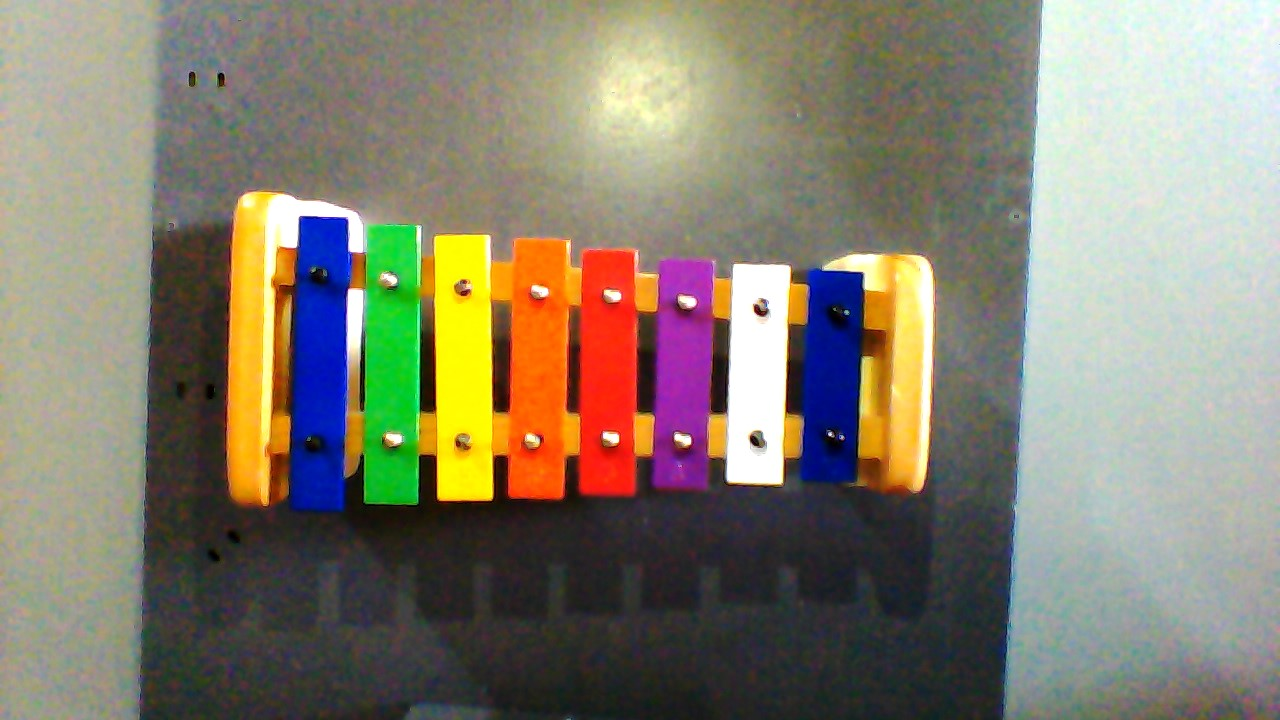
#> input picture computervision/EwanCV/Xylophone.jpeg, 1280 x 720 px, given in place of the camera
$ python LiveEdge.py
#> lines starting #> are read from the running program, lines starting #| are printed output that depends on the picture; after the words box and inside, x2 and y2 are one past the last pixel; in counts of white or black regions, pixels touching at a corner belong together
import numpy as np
import cv2

cap = cv2.VideoCapture(1)
pready = False
bready = False
gready = False
while(True):
    ret, frame = cap.read()
#> frame is the input picture: shape (720, 1280, 3); mean B, G, R 111.9, 128.6, 134.3

    hsv = cv2.cvtColor(frame, cv2.COLOR_BGR2HSV)
#> hsv: shape (720, 1280, 3); mean H, S, V 59.2, 71.7, 146.7
    blur = cv2.GaussianBlur(frame, (9, 9), 0)
    edges = cv2.Canny(blur, 100, 200)
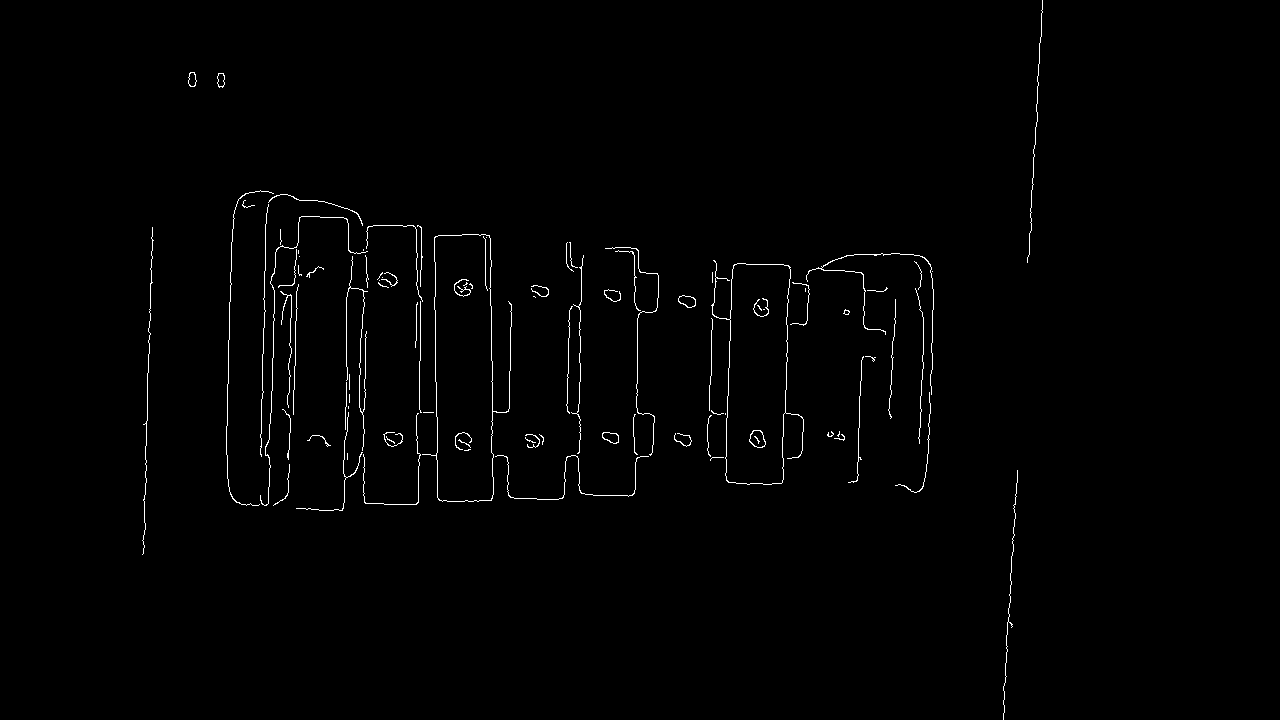
#> edges: shape (720, 1280); 0.96% white in thin lines or dots, all inside (x1, y1, x2, y2) = (142, 0, 1043, 720)
    cv2.imshow('Edges', edges)

# !!!!PURPLE!!!!

    lower_purple = np.array([140, 120, 40])
    upper_purple = np.array([170, 170, 110])

    mask = cv2.inRange(hsv, lower_purple, upper_purple)
#> mask: shape (720, 1280); 0.05% white in thin lines or dots, all inside (x1, y1, x2, y2) = (140, 255, 930, 700)
    kernel = np.ones((7, 7), np.uint8)
    dilatemask = cv2.dilate(mask, kernel, iterations=1)
#> dilatemask: shape (720, 1280); 0.52% white; 37 white regions, largest, box (x1, y1, x2, y2) and area: (645, 456, 713, 497) 1066, (637, 312, 660, 417) 983, (505, 515, 524, 526) 163
    resp = cv2.bitwise_and(frame, frame, mask=dilatemask)

    resp2 = cv2.bitwise_and(edges, edges, mask=dilatemask)
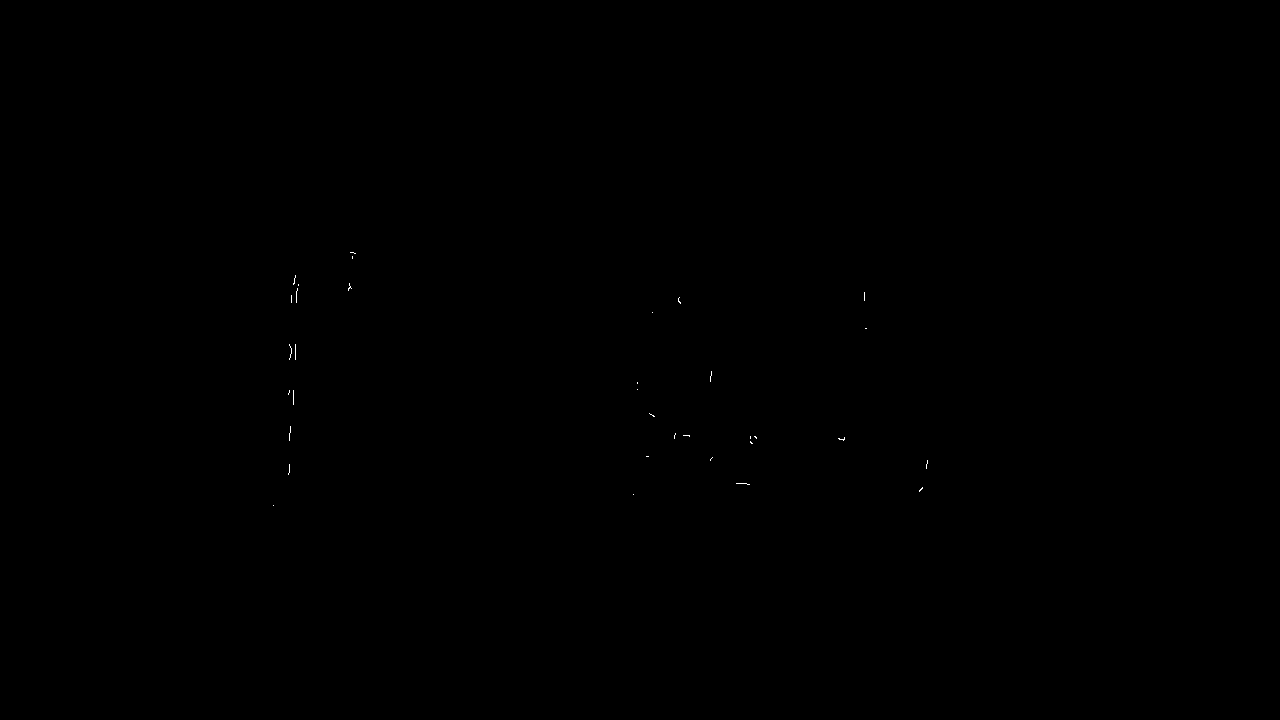
#> resp2: shape (720, 1280); 0.03% white in thin lines or dots, all inside (x1, y1, x2, y2) = (273, 252, 928, 506)

    purpcnts = cv2.findContours(resp2.copy(),
                                 cv2.RETR_EXTERNAL,
                                 cv2.CHAIN_APPROX_SIMPLE)[-2]
#> purpcnts = 34 contours, all with area under 20
    if len(purpcnts) > 0:
        green_area = max(purpcnts, key=cv2.contourArea)
#> green_area = [[922, 487], [919, 490], [919, 491], [922, 488]]
        (xg, yg, wg, hg) = cv2.boundingRect(green_area)
#> xg = 919; yg = 487; wg = 4; hg = 5
        if hg > 137:
            test12=1
            #print(hg)
            #print(wg)

    if 145 > hg > 137 and 38 > wg > 30:
        pready = True
        purplex = xg
        purpley = yg
        purpleh = hg
        purplew = wg
        purplecx = int(purplex + (purplew/2))
        purplecy = int(purpley + (purpleh/2))
        #print('done')


#!!!!SMALLBLUE!!!!

    lower_blue = np.array([100, 50, 20])
    upper_blue = np.array([130, 255, 100])

    mask = cv2.inRange(hsv, lower_blue, upper_blue)
#> mask: shape (720, 1280); 3.1% white; 631 white regions (417 under 20 px), largest, box (x1, y1, x2, y2) and area: (770, 274, 869, 543) 3483, (873, 636, 961, 672) 1162, (812, 552, 870, 604) 1017
    kernel = np.ones((7, 7), np.uint8)
    dilatemask = cv2.dilate(mask, kernel, iterations=1)
#> dilatemask: shape (720, 1280); 10.7% white; 195 white regions, largest, box (x1, y1, x2, y2) and area: (722, 493, 1016, 720) 29116, (666, 268, 888, 612) 15987, (259, 536, 398, 636) 5235
    resb = cv2.bitwise_and(frame, frame, mask=dilatemask)

    resb2 = cv2.bitwise_and(edges, edges, mask=dilatemask)
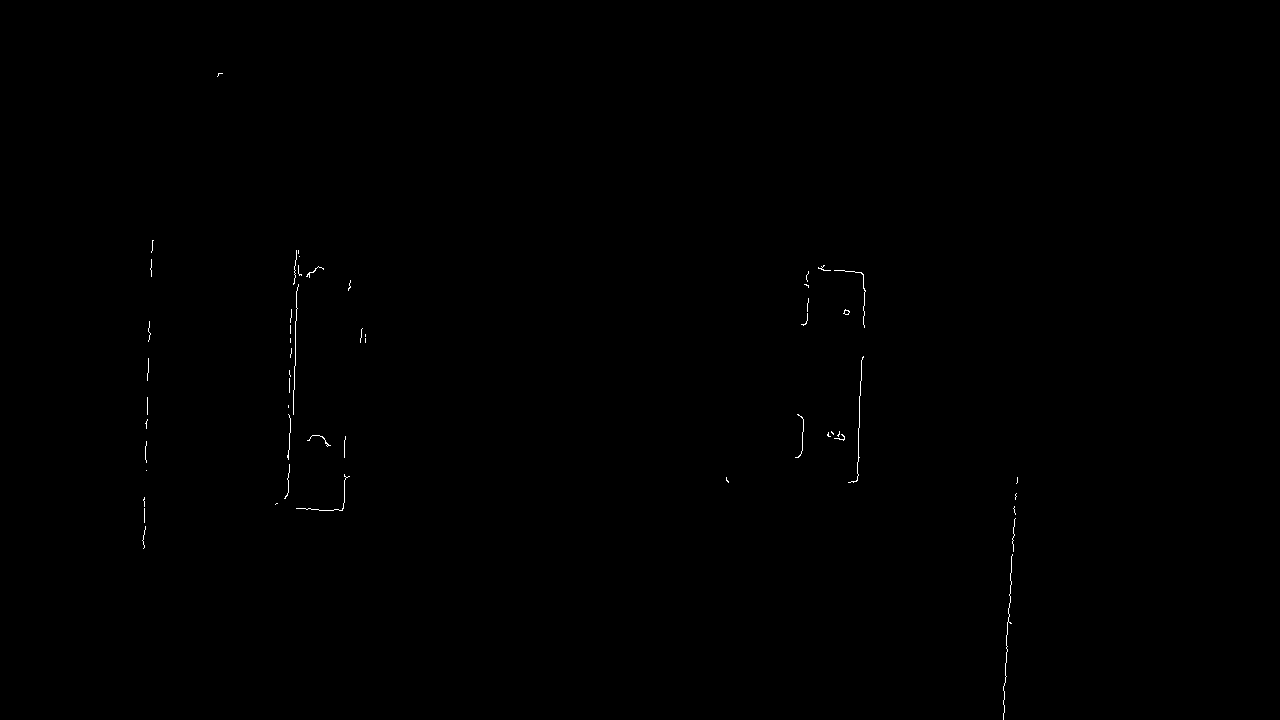
#> resb2: shape (720, 1280); 0.15% white in thin lines or dots, all inside (x1, y1, x2, y2) = (142, 73, 1018, 720)

    bluecnts = cv2.findContours(resb2.copy(),
                                cv2.RETR_EXTERNAL,
                                cv2.CHAIN_APPROX_SIMPLE)[-2]
#> bluecnts = 54 contours, all with area under 20
    if len(bluecnts) > 0:
        green_area = max(bluecnts, key=cv2.contourArea)
#> green_area = contour of 12 points, box (x1, y1, x2, y2) (843, 309, 850, 315), area 19
        (xg, yg, wg, hg) = cv2.boundingRect(green_area)
#> xg = 843; yg = 309; wg = 7; hg = 6
        #if hg > 137:
        #print(hg)
        #print(wg)

    if 135 > hg > 125 and 40 > wg > 30:
        bready = True
        bluex = xg
        bluey = yg
        blueh = hg
        bluew = wg
        bluecx = int(bluex + (bluew / 2))
        bluecy = int(bluey + (blueh / 2))
        print('done')


#!!!!GREEN!!!!

    lower_green = np.array([0, 0, 0])
    upper_green = np.array([180, 255, 10])

    mask = cv2.inRange(hsv, lower_green, upper_green)
#> mask: shape (720, 1280); 0.04% white in thin lines or dots, all inside (x1, y1, x2, y2) = (207, 73, 858, 561)
    kernel = np.ones((7, 7), np.uint8)
    dilatemask = cv2.dilate(mask, kernel, iterations=1)
#> dilatemask: shape (720, 1280); 0.39% white; 25 white regions, largest, box (x1, y1, x2, y2) and area: (359, 487, 403, 509) 409, (824, 428, 844, 449) 288, (828, 304, 847, 325) 284
    resg = cv2.bitwise_and(frame, frame, mask=dilatemask)
    cv2.imshow('green', resg)
    resg2 = cv2.bitwise_and(edges, edges, mask=dilatemask)
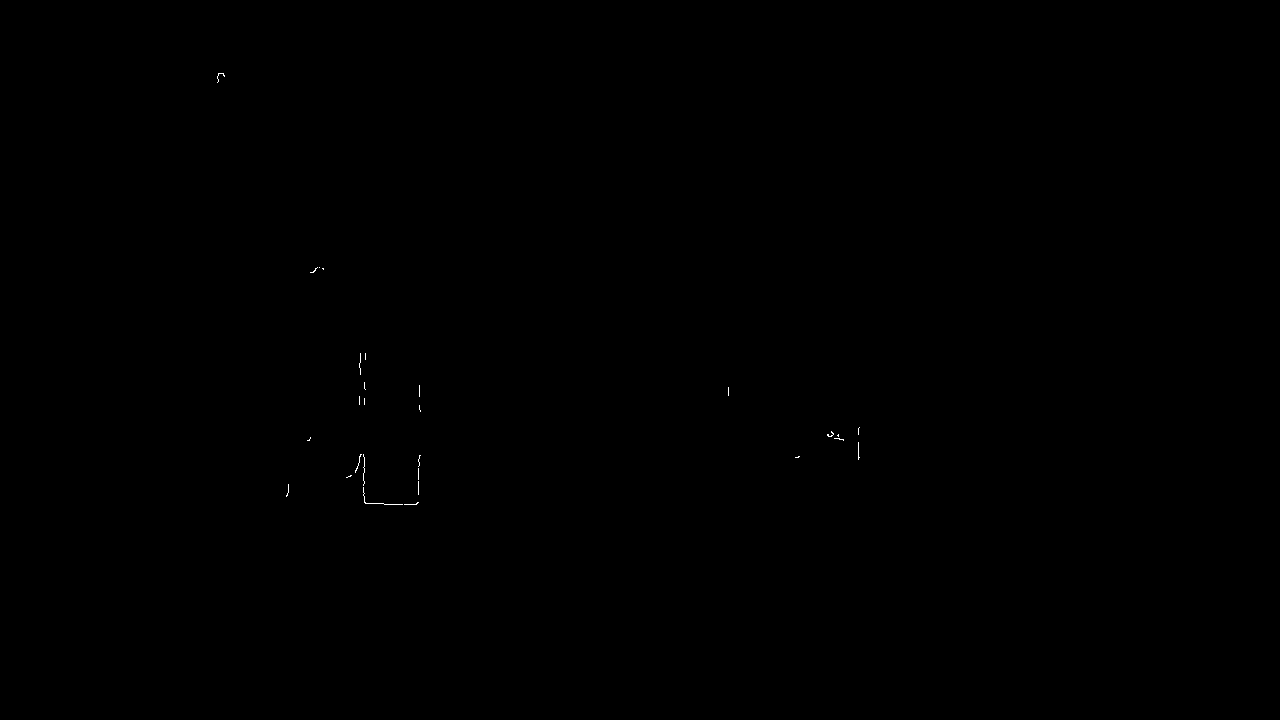
#> resg2: shape (720, 1280); 0.04% white in thin lines or dots, all inside (x1, y1, x2, y2) = (217, 73, 860, 505)

    greencnts = cv2.findContours(resg2.copy(),
                                 cv2.RETR_EXTERNAL,
                                 cv2.CHAIN_APPROX_SIMPLE)[-2]
#> greencnts = 28 contours, all with area under 20
    if len(greencnts) > 0:
        green_area = max(greencnts, key=cv2.contourArea)
#> green_area = contour of 15 points, box (x1, y1, x2, y2) (827, 431, 834, 437), area 5
        (xg, yg, wg, hg) = cv2.boundingRect(green_area)
#> xg = 827; yg = 431
        if hg > 135:
            print(hg)
            print(wg)

    if 145 > hg > 135 and 30 > wg > 25:
        gready = True
        greenx = xg
        greeny = yg
        greenh = hg
        greenw = wg
        greencx = int(greenx + (greenw / 2))
        greency = int(greeny + (greenh / 2))
        print('done')

    if gready:
        cv2.rectangle(frame, (greenx, greeny), (greenx + greenw, greeny + greenh), (0, 0, 255), 2)
        cv2.circle(frame, (greencx, greency), 1, (0, 0, 255), 3)
    if bready:
        cv2.rectangle(frame, (bluex, bluey), (bluex + bluew, bluey + blueh), (0, 0, 255), 2)
        cv2.circle(frame, (bluecx, bluecy), 1, (0, 0, 255), 3)
    if pready:
        cv2.rectangle(frame, (purplex, purpley), (purplex + purplew, purpley + purpleh), (0, 0, 255), 2)
        cv2.circle(frame, (purplecx, purplecy), 1, (0, 0, 255), 3)


    cv2.imshow('frame', frame)

    k = cv2.waitKey(5) & 0xFF
#> (key Esc is pressed here)
    if k == 27:
        break
cap.release()
cv2.destroyAllWindows()
